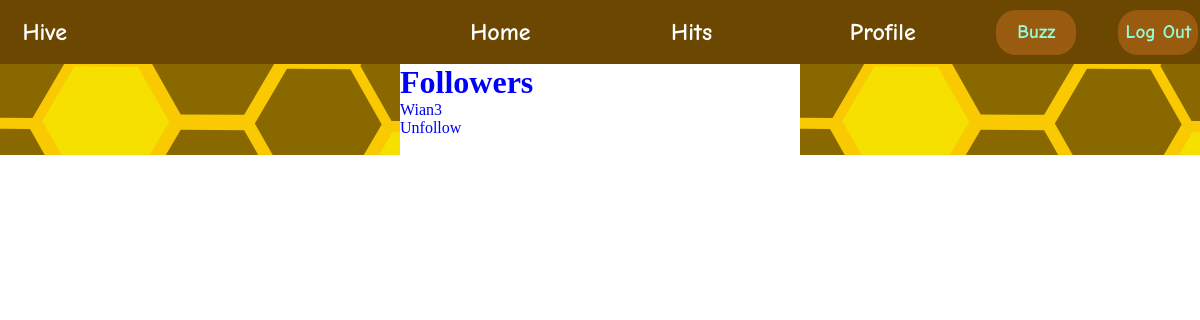
Before: /accounts/Wian/followers/ (signed in) with the older database file.
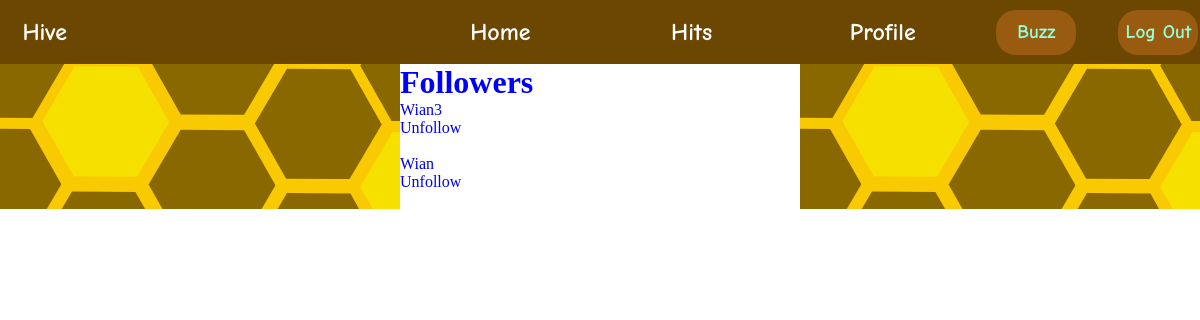
After: the same page with the newer database file.
### accounts/models.py (models this page shows, shortened)
class Follow(models.Model):
    follower = models.ForeignKey(User, related_name="follower_name", on_delete=models.CASCADE)
    following = models.ForeignKey(User, related_name="following_name", on_delete=models.CASCADE)

class User(auth.models.AbstractUser):
    profile_pic = models.ImageField(upload_to="profiles/", default="profiles/default_profile.jpeg")
    slug = models.SlugField(max_length=256)
    followers_amount = models.PositiveIntegerField(default=0)
    following_amount = models.PositiveIntegerField(default=0)
    chats = models.TextField(blank=True)
    chats_amount = models.PositiveIntegerField(default=0)

### accounts/views.py (the view, shortened to what this page needs)
# urls.py: path('<slug:slug>/followers/', views.UserFollowers.as_view(), name="followers"),
class UserFollowers(TemplateView):
    template_name = "UserFollowers.html"
    def get_context_data(self, **kwargs):
        context = super().get_context_data(**kwargs)
        context["current_user"] = self.request.user
        context["profile_user"] = User.objects.get(slug=kwargs["slug"])
        following_queryset = Follow.objects.filter(follower=self.request.user)
        context["following"] = []
        for follow in following_queryset:
            context["following"].append(follow.following)
        context["followers"] = Follow.objects.filter(following=self.request.user)
        return context

### accounts/templates/UserFollowers.html (shortened to what this page needs)
{% extends 'base.html' %}
{% block head_block %}
{% load static %}
{% endblock %}
{% block body_block %}
{% if current_user != profile_user %}
<h1>Oops! Looks like you've stumbled onto the wrong page. Make sure you've entered the correct URL.</h1>
{% else %}
<h1>Followers</h1>
{% for follow in followers %}
    <a href="{% url 'accounts:profile' follow.follower.slug %}">{{ follow.follower.username }}</a>
    {% if follow.follower in following %}
        <div class="follow" follow_user="{{ follow.follower.slug }}">Unfollow</div>
    {% else %}
        <div class="follow" follow_user="{{ follow.follower.slug }}">Follow</div>
    {% endif %}
    <br>
{% endfor %}
{% endif %}
{% endblock %}

Changed rows visible on the page:
added Follow: follower.username "Wian"
